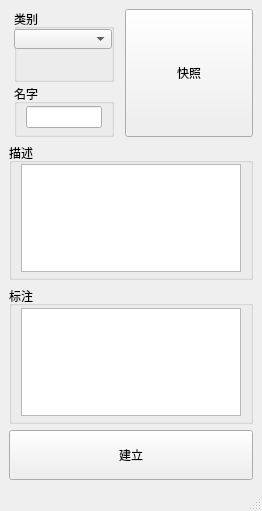
<?xml version="1.0" encoding="UTF-8"?>
<ui version="4.0">
 <class>MainWindow</class>
 <widget class="QMainWindow" name="MainWindow">
  <property name="windowModality">
   <enum>Qt::NonModal</enum>
  </property>
  <property name="geometry">
   <rect>
    <x>0</x>
    <y>0</y>
    <width>262</width>
    <height>511</height>
   </rect>
  </property>
  <property name="windowTitle">
   <string>MainWindow</string>
  </property>
  <widget class="QWidget" name="centralwidget">
   <layout class="QVBoxLayout" name="verticalLayout_4">
    <item>
     <layout class="QHBoxLayout" name="t_horizontalLayout">
      <property name="spacing">
       <number>6</number>
      </property>
      <item>
       <layout class="QVBoxLayout" name="t_verticalLayout">
        <property name="spacing">
         <number>2</number>
        </property>
        <property name="leftMargin">
         <number>5</number>
        </property>
        <property name="rightMargin">
         <number>5</number>
        </property>
        <property name="bottomMargin">
         <number>0</number>
        </property>
        <item>
         <widget class="QGroupBox" name="b_groupBox">
          <property name="title">
           <string>类别</string>
          </property>
          <widget class="QComboBox" name="s_comboBox">
           <property name="geometry">
            <rect>
             <x>0</x>
             <y>20</y>
             <width>98</width>
             <height>20</height>
            </rect>
           </property>
          </widget>
         </widget>
        </item>
        <item>
         <widget class="QGroupBox" name="a_groupBox">
          <property name="sizePolicy">
           <sizepolicy hsizetype="Preferred" vsizetype="Fixed">
            <horstretch>0</horstretch>
            <verstretch>0</verstretch>
           </sizepolicy>
          </property>
          <property name="minimumSize">
           <size>
            <width>0</width>
            <height>40</height>
           </size>
          </property>
          <property name="title">
           <string>名字</string>
          </property>
          <layout class="QVBoxLayout" name="verticalLayout_3">
           <property name="leftMargin">
            <number>9</number>
           </property>
           <property name="topMargin">
            <number>2</number>
           </property>
           <property name="bottomMargin">
            <number>6</number>
           </property>
           <item>
            <widget class="QLineEdit" name="lineEdit">
             <property name="placeholderText">
              <string/>
             </property>
            </widget>
           </item>
          </layout>
         </widget>
        </item>
       </layout>
      </item>
      <item>
       <widget class="QToolButton" name="toolButton">
        <property name="minimumSize">
         <size>
          <width>128</width>
          <height>128</height>
         </size>
        </property>
        <property name="text">
         <string>快照</string>
        </property>
        <property name="iconSize">
         <size>
          <width>128</width>
          <height>128</height>
         </size>
        </property>
       </widget>
      </item>
     </layout>
    </item>
    <item>
     <widget class="QGroupBox" name="d_groupBox">
      <property name="title">
       <string>描述</string>
      </property>
      <property name="flat">
       <bool>false</bool>
      </property>
      <property name="checkable">
       <bool>false</bool>
      </property>
      <property name="checked">
       <bool>false</bool>
      </property>
      <layout class="QVBoxLayout" name="verticalLayout">
       <property name="spacing">
        <number>1</number>
       </property>
       <property name="leftMargin">
        <number>9</number>
       </property>
       <property name="topMargin">
        <number>1</number>
       </property>
       <property name="bottomMargin">
        <number>5</number>
       </property>
       <item>
        <widget class="QPlainTextEdit" name="d_plainTextEdit">
         <property name="tabChangesFocus">
          <bool>true</bool>
         </property>
        </widget>
       </item>
      </layout>
     </widget>
    </item>
    <item>
     <widget class="QGroupBox" name="n_groupBox">
      <property name="title">
       <string>标注</string>
      </property>
      <layout class="QVBoxLayout" name="verticalLayout_2">
       <property name="topMargin">
        <number>2</number>
       </property>
       <property name="bottomMargin">
        <number>5</number>
       </property>
       <item>
        <widget class="QPlainTextEdit" name="n_plainTextEdit">
         <property name="tabChangesFocus">
          <bool>true</bool>
         </property>
        </widget>
       </item>
      </layout>
     </widget>
    </item>
    <item>
     <widget class="QPushButton" name="pushButton">
      <property name="minimumSize">
       <size>
        <width>0</width>
        <height>50</height>
       </size>
      </property>
      <property name="text">
       <string>建立</string>
      </property>
     </widget>
    </item>
   </layout>
  </widget>
  <widget class="QMenuBar" name="menubar">
   <property name="geometry">
    <rect>
     <x>0</x>
     <y>0</y>
     <width>262</width>
     <height>23</height>
    </rect>
   </property>
  </widget>
  <widget class="QStatusBar" name="statusbar"/>
 </widget>
 <resources/>
 <connections/>
</ui>
